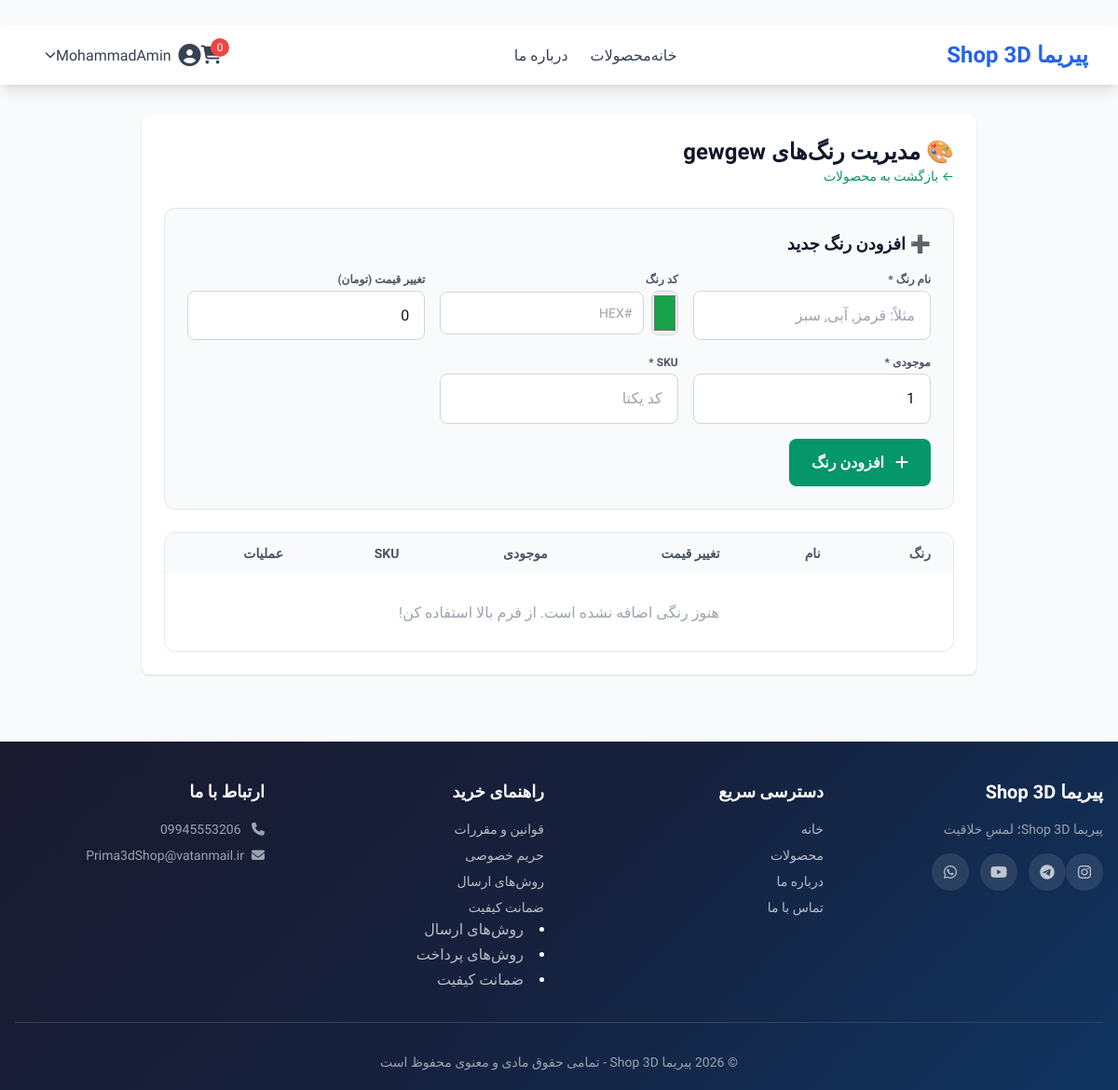
The page /admin/products/1/variants (signed in) on the database as committed earlier.
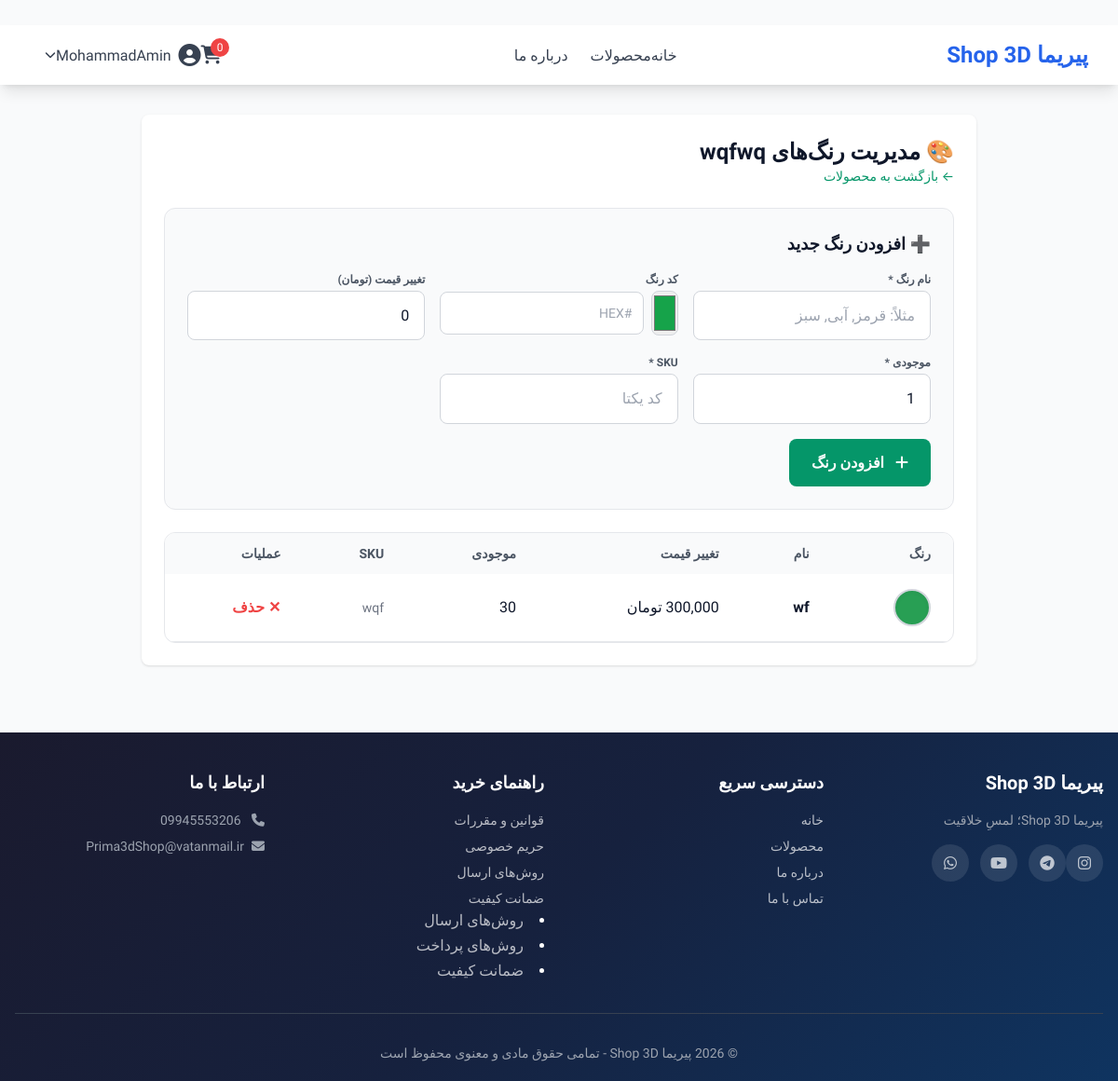
The same page on the database as committed later.
### app/main.py (models this page shows)
class Product(db.Model):
    __tablename__ = 'products'
    id = db.Column(db.Integer, primary_key=True)
    name = db.Column(db.String(200), nullable=False)
    slug = db.Column(db.String(200), unique=True, nullable=False)
    description = db.Column(db.Text)
    price = db.Column(db.Numeric(10, 2), nullable=False)
    quantity = db.Column(db.Integer, default=0)
    category_id = db.Column(db.Integer, db.ForeignKey('categories.id'))
    user_id = db.Column(db.Integer, db.ForeignKey('users.id'))
    material = db.Column(db.String(100))
    color = db.Column(db.String(50), nullable=True)
    color_name = db.Column(db.String(50), nullable=True)
    is_available = db.Column(db.Boolean, default=True)
    status = db.Column(db.String(20), default='published')
    image_url = db.Column(db.String(300), nullable=True)
    discount_price = db.Column(db.Numeric(10, 2), nullable=True)
    sales_count = db.Column(db.Integer, default=0)
    view_count = db.Column(db.Integer, default=0)
    created_at = db.Column(db.DateTime, default=db.func.current_timestamp())

class ProductVariant(db.Model):
    __tablename__ = 'product_variants'
    id = db.Column(db.Integer, primary_key=True)
    product_id = db.Column(db.Integer, db.ForeignKey('products.id'), nullable=False)
    name = db.Column(db.String(100), nullable=False)
    value = db.Column(db.String(100), nullable=False)
    color_code = db.Column(db.String(20), nullable=True)
    price_adjustment = db.Column(db.Numeric(10, 2), default=0.00)
    quantity = db.Column(db.Integer, default=0)
    sku = db.Column(db.String(100), unique=True, nullable=False)
    image_url = db.Column(db.String(300), nullable=True)
    created_at = db.Column(db.DateTime, default=db.func.current_timestamp())
    product = db.relationship('Product', backref='variants')

### app/main.py (the view)
@app.route('/admin/products/<int:product_id>/variants')
@login_required
def admin_product_variants(product_id):
    if not current_user.is_admin:
        flash('دسترسی غیرمجاز!', 'error')
        return redirect(url_for('index'))
    product = Product.query.get_or_404(product_id)
    variants = ProductVariant.query.filter_by(product_id=product_id).all()
    return render_template('admin/variants.html', product=product, variants=variants)

### app/main.py (called while the page is built)
@login_manager.user_loader
def load_user(user_id):
    return User.query.get(int(user_id))

@app.template_filter('format_currency')
def format_currency(value):
    if value is None:
        return '۰ تومان'
    try:
        return f"{int(value):,} تومان"
    except:
        return '۰ تومان'

@app.context_processor
def inject_announcement():
    global announcement, announcement_link, announcement_page
    from datetime import datetime
    current_page = request.endpoint or ""
    show = False
    if announcement_page == "all":
        show = True
    elif announcement_page == "home" and current_page == "index":
        show = True
    elif announcement_page == "products" and current_page == "products":
        show = True
    elif announcement_page == "product" and current_page == "product_detail":
        show = True
    return {
        "announcement": announcement if show else None,
        "announcement_link": announcement_link if show else None,
        "now": datetime.now()
    }

### app/interfaces/templates/admin/variants.html (shortened to what the changed rows need)
﻿{% extends "base.html" %}
{% block content %}
<div class="bg-white rounded-lg shadow p-6 max-w-4xl mx-auto">
    <div class="flex justify-between items-center mb-6">
        <div>
            <h1 class="text-2xl font-bold">🎨 مدیریت رنگ‌های {{ product.name }}</h1>
            <a href="/admin/products" class="text-emerald-600 hover:text-emerald-800 text-sm">← بازگشت به محصولات</a>
        </div>
    </div>
    <div class="bg-white rounded-xl border overflow-hidden">
        <table class="w-full">
            <thead>
                <tr class="bg-gray-50">
                    <th class="px-6 py-3 text-right text-sm font-semibold text-gray-600">رنگ</th>
                    <th class="px-6 py-3 text-right text-sm font-semibold text-gray-600">نام</th>
                    <th class="px-6 py-3 text-right text-sm font-semibold text-gray-600">تغییر قیمت</th>
                    <th class="px-6 py-3 text-right text-sm font-semibold text-gray-600">موجودی</th>
                    <th class="px-6 py-3 text-right text-sm font-semibold text-gray-600">SKU</th>
                    <th class="px-6 py-3 text-right text-sm font-semibold text-gray-600">عملیات</th>
                </tr>
            </thead>
            <tbody>
                {% for variant in variants %}
                <tr class="border-b hover:bg-gray-50">
                    <td class="px-6 py-4">
                        <span class="inline-block w-10 h-10 rounded-full border-2 border-gray-300 shadow-inner" style="background-color: {{ variant.color_code or '#cccccc' }};"></span>
                    </td>
                    <td class="px-6 py-4 font-semibold">{{ variant.value }}</td>
                    <td class="px-6 py-4">{{ variant.price_adjustment|format_currency }}</td>
                    <td class="px-6 py-4">{{ variant.quantity }}</td>
                    <td class="px-6 py-4 text-sm text-gray-500">{{ variant.sku }}</td>
                    <td class="px-6 py-4">
                        <form action="/admin/variants/{{ variant.id }}/delete" method="POST" onsubmit="return confirm('حذف شود؟')" class="inline">
                                            <button type="submit" class="text-red-500 hover:text-red-700 font-semibold">✕ حذف</button>
                        </form>
                    </td>
                </tr>
                {% else %}
                <tr>
                    <td colspan="6" class="px-6 py-8 text-center text-gray-400">
                        هنوز رنگی اضافه نشده است. از فرم بالا استفاده کن!
                    </td>
                </tr>
                {% endfor %}
            </tbody>
        </table>
    </div>
</div>
{% endblock %}

Rows that differ between the two databases and show on the page:
changed Product: name "gewgew" → "wqfwq"
added ProductVariant: value "wf", price_adjustment "300,000 تومان", quantity "30", sku "wqf"
Other text that changed with them:
text no longer shown: "هنوز رنگی اضافه نشده است. از فرم بالا استفاده کن!"
